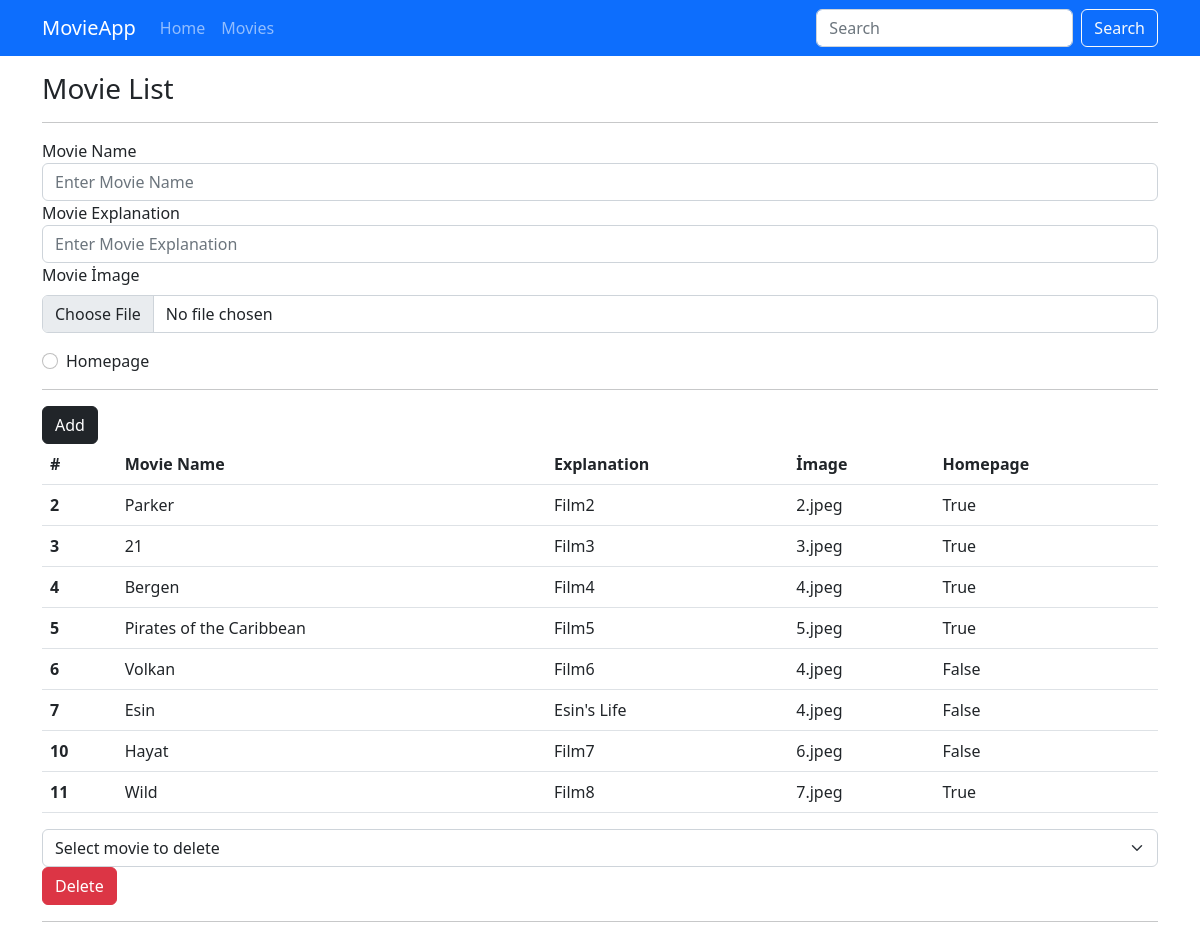
The page / on the database its author committed.
### manage.py (models this page shows)
class Movie(db.Model):
    id = db.Column(db.Integer, primary_key=True)
    filmName = db.Column(db.String, nullable=False)
    explanation = db.Column(db.String)
    image = db.Column(db.String)
    homepage = db.Column(db.Boolean, default=False, server_default="false")

### manage.py (the view)
@app.route("/")
def index():
    data = Movie.query.all()
    return render_template("index.html",data = data)

### manage.py (called while the page is built)
@app.after_request
def add_header(response):
    response.headers['Location'] = '*'
    response.headers['X-Content-Type-Options'] = 'nosniff'
    return response

### templates/index.html (shortened to what this page needs)
<!DOCTYPE html>
<html lang="en">
<head>
    <link href="https://cdn.jsdelivr.net/npm/bootstrap@5.2.2/dist/css/bootstrap.min.css" rel="stylesheet"
>
</head>
<body>
    {% include 'partials/_navbar.html' %}
    <div class="container mt-3">
        <h3> Movie List </h3>
        <hr>
            <form action="/add" method="post">
                <div class ="form-group">
                    <label for="formGroupExampleInput">Movie Name</label>
                    <input type="text" name="filmName" class="form-control" id="formGroupExampleInput2" placeholder="Enter Movie Name">
                </div>
                <div class ="form-group">
                    <label for="formGroupExampleInput2">Movie Explanation</label>
                    <input type="text" name="explanation" class="form-control" id="formGroupExampleInput2" placeholder="Enter Movie Explanation">
                </div>
                <div class="mb-3">
                    <label for="formFile" class="form-label">Movie İmage</label>
                    <input class="form-control" type="file" name="image" id="formFile">
                </div>
                  <div class="form-check">
                    <input type="radio" name="homepage" class="form-check-input" id="exampleCheck1"  >
                    <label class="form-check-label" for="exampleCheck1">Homepage</label>
                  </div>
                <hr>
                <button type = "submit" class = "btn btn-dark"> Add </button>
            </form>
        <table class="table">
            <thead>
              <tr>
                <th scope="col">#</th>
                <th scope="col">Movie Name</th>
                <th scope="col">Explanation</th>
                <th scope="col">İmage</th>
                <th scope="col">Homepage</th>
              </tr>
            </thead>
            <tbody>
            {% for movie in data %}
            <tr>
                    <th scope="row">{{movie.id}}</th>
                    <td>{{movie.filmName}}</td>
                    <td>{{movie.explanation}}</td>
                    <td>{{movie.image}}</td>
                    <td>{{movie.homepage}}</td>
            </tr>
            {% endfor %}
        </table>
        <form action="/delete" method="delete">
          <select class="form-select" name ="id" aria-label="Default select example">
            <option selected>Select movie to delete</option>
          </select>
          <button type ="submit" class = "btn btn-danger"> Delete </button>
        </form>
        <hr>
    </div>
</body>
</html>

### templates/partials/_navbar.html (shortened to what this page needs)
<nav class="navbar navbar-expand-lg navbar-dark bg-primary">
    <div class="container">
      <a class="navbar-brand" href="{{ url_for('index') }}">MovieApp</a>
      <div class="collapse navbar-collapse" id="navbarColor02">
        <ul class="navbar-nav me-auto mb-2 mb-lg-0">
          <li class="nav-item">
            <a class="nav-link" href="{{ url_for('index') }}">Home</a>
          </li>
          <li class="nav-item">
            <a class="nav-link" href="{{ url_for('index') }}">Movies</a>
          </li>
        </ul>
        <form class="d-flex" role="search">
          <input class="form-control me-2" type="search" placeholder="Search" aria-label="Search">
          <button class="btn btn-outline-light" type="submit">Search</button>
        </form>
      </div>
    </div>
  </nav>

### rows shown on the page
Movie: id "2", filmName "Parker", explanation "Film2", image "2.jpeg", homepage "True"
Movie: id "3", filmName "21", explanation "Film3", image "3.jpeg", homepage "True"
Movie: id "4", filmName "Bergen", explanation "Film4", image "4.jpeg", homepage "True"
Movie: id "5", filmName "Pirates of the Caribbean", explanation "Film5", image "5.jpeg", homepage "True"
Movie: id "6", filmName "Volkan", explanation "Film6", image "4.jpeg", homepage "False"
Movie: id "7", filmName "Esin", explanation "Esin's Life", image "4.jpeg", homepage "False"
Movie: id "10", filmName "Hayat", explanation "Film7", image "6.jpeg", homepage "False"
Movie: id "11", filmName "Wild", explanation "Film8", image "7.jpeg", homepage "True"
